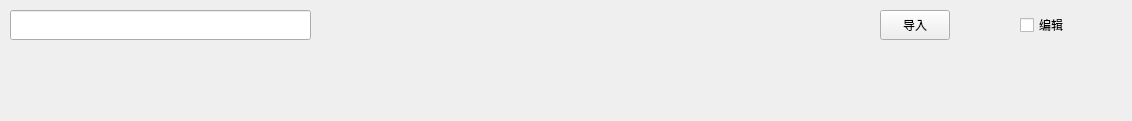
<?xml version="1.0" encoding="UTF-8"?>
<ui version="4.0">
 <class>qMainWindow</class>
 <widget class="QMainWindow" name="qMainWindow">
  <property name="geometry">
   <rect>
    <x>0</x>
    <y>0</y>
    <width>1132</width>
    <height>121</height>
   </rect>
  </property>
  <property name="windowTitle">
   <string>qMainWindow</string>
  </property>
  <widget class="QWidget" name="centralwidget">
   <widget class="QWidget" name="widget" native="true">
    <property name="geometry">
     <rect>
      <x>10</x>
      <y>40</y>
      <width>411</width>
      <height>151</height>
     </rect>
    </property>
   </widget>
   <widget class="QLineEdit" name="lineEdit_Query">
    <property name="geometry">
     <rect>
      <x>10</x>
      <y>10</y>
      <width>301</width>
      <height>30</height>
     </rect>
    </property>
   </widget>
   <widget class="QPushButton" name="btn_import">
    <property name="geometry">
     <rect>
      <x>880</x>
      <y>10</y>
      <width>70</width>
      <height>30</height>
     </rect>
    </property>
    <property name="text">
     <string>导入</string>
    </property>
   </widget>
   <widget class="QCheckBox" name="checkBox_edit">
    <property name="geometry">
     <rect>
      <x>1020</x>
      <y>10</y>
      <width>70</width>
      <height>30</height>
     </rect>
    </property>
    <property name="text">
     <string>编辑</string>
    </property>
   </widget>
  </widget>
  <widget class="QMenuBar" name="menubar">
   <property name="geometry">
    <rect>
     <x>0</x>
     <y>0</y>
     <width>1132</width>
     <height>23</height>
    </rect>
   </property>
  </widget>
 </widget>
 <resources/>
 <connections/>
</ui>
